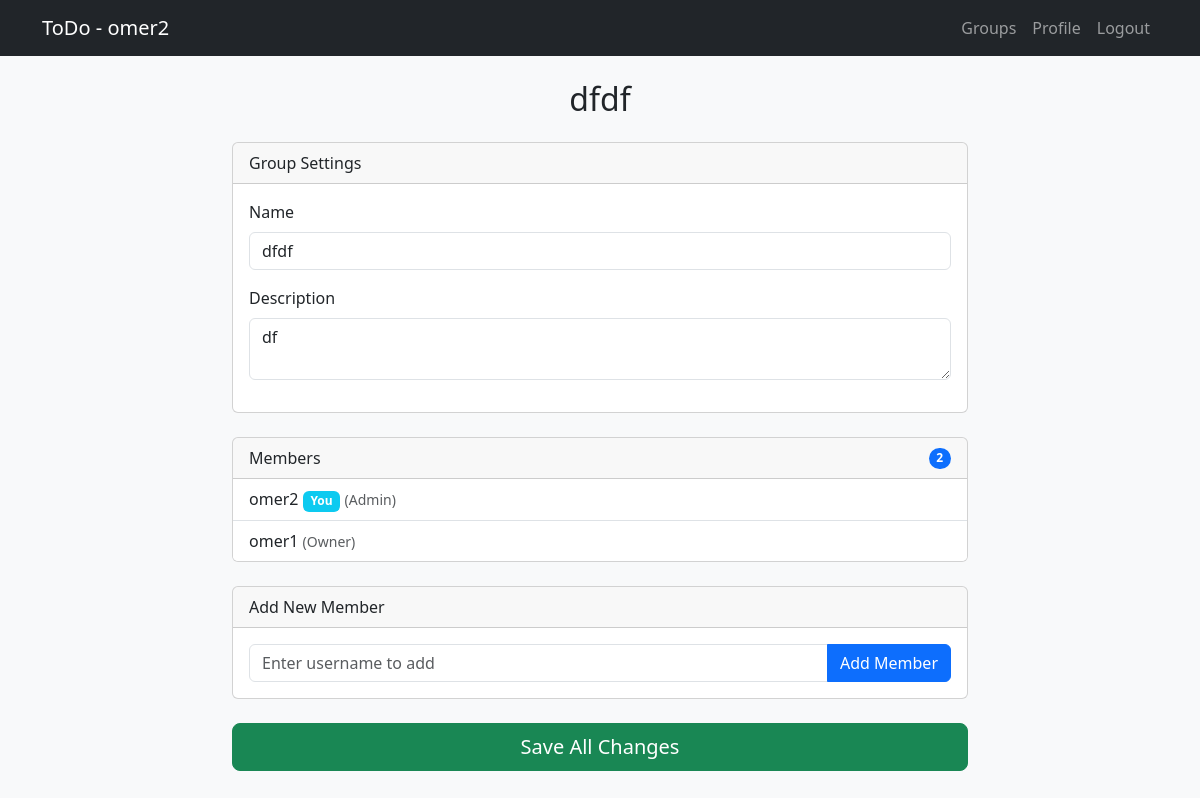
/group/1/manage (signed in), run on the app's committed database.
### app/models/user.py (models this page shows, shortened)
class User(UserMixin, db.Model):
    __tablename__ = "users"
    id = db.Column(db.Integer, primary_key=True)
    username = db.Column(db.String(12), unique=True, nullable=False)
    password_hash = db.Column(db.String(128), nullable=False)
    user_groups = db.relationship('UserGroup', back_populates='user')

### app/models/group.py (models this page shows, shortened)
class Group(db.Model):
    __tablename__ = "groups"
    id = db.Column(db.Integer, primary_key=True)
    name = db.Column(db.String(50), nullable=False)
    description = db.Column(db.Text)
    group_users = db.relationship('UserGroup', back_populates='group', cascade='all, delete-orphan')
    tasks = db.relationship('Task', backref='group', cascade='all, delete-orphan')
    def get_user_role(self, user_id: int) -> int | None:
        membership = UserGroup.query.filter_by(group_id=self.id, user_id=user_id).first()
        return membership.role if membership else None
    def is_owner(self, user_id: int) -> bool:
        return self.get_user_role(user_id) == 2
    @property
    def members(self) -> list['User | None']:
        return [ug.user for ug in self.group_users]
    @property
    def admins(self) -> list['User | None']:
        return [ug.user for ug in self.group_users if ug.role == 1]

### app/routes/groups.py (the view, shortened to what this page needs)
@groups_bp.route("/group/<int:group_id>/manage", methods=["GET", "POST"])
@login_required
def manage_single_group(group_id: int):
    group = Group.query.get(group_id)
    if not group:
        flash("Group not found", "danger")
        return redirect(url_for("groups.manage_groups"))
    if current_user not in group.members:
        flash("Access denied", "danger")
        return redirect(url_for("groups.manage_groups"))
    form = GroupEditForm(obj=group)
    members = []
    for user in group.members:
        role = "Owner" if group.is_owner(user.id) else "Admin" if user in group.admins else "Member"
        members.append({
            "id": user.id,
            "username": user.username,
            "role": role,
            "is_you": user == current_user
        }
        )
    members.sort(key=lambda x: (0 if x["is_you"] else 1 if x["role"] == "Owner" else 2, x["username"].lower()))
    members.sort(key=lambda x: (
        0 if x["is_you"] else
        1 if x['role'] == "Owner" else
        2 if x['role'] == "Admin" else 3,
        x["username"].lower()
    ))
    return render_template("groups/manage.html", form=form, group=group, members=members)

### app/forms/groups.py
class GroupEditForm(GroupForm):
    submit = SubmitField("Update Group")

### app/extensions.py (called while the page is built)
@login_manager.user_loader
def load_user(user_id):
    from app.models.user import User
    return User.query.get(user_id)

### app/templates/groups/manage.html (shortened to what this page needs)
{% extends "base.html" %}
{% block content %}
<div class="row">
    <div class="col-md-8 offset-md-2">
        <h2 class="text-center mb-4">{{ group.name }}</h2>
        <form method="POST" action="{{ url_for('groups.manage_single_group', group_id=group.id) }}">
            <div class="card mb-4">
                <div class="card-header">Group Settings</div>
                <div class="card-body">
                    <div class="mb-3">
                        {{ form.name.label(class="form-label") }}
                        {{ form.name(class="form-control", readonly=not (group.is_owner(current_user.id) or current_user in group.admins)) }}
                    </div>
                    <div class="mb-3">
                        {{ form.description.label(class="form-label") }}
                        {{ form.description(class="form-control",
                                          readonly=not (group.is_owner(current_user.id) or current_user in group.admins)) }}
                    </div>
                </div>
            </div>
            <div class="card mb-4">
                <div class="card-header d-flex justify-content-between align-items-center">
                    <span>Members</span>
                    <span class="badge bg-primary rounded-pill">{{ members|length }}</span>
                </div>
                <ul class="list-group list-group-flush">
                    {% for member in members %}
                        <li class="list-group-item d-flex justify-content-between align-items-center">
                            <div>
                                {{ member.username }}
                                {% if member.is_you %}
                                    <span class="badge bg-info">You</span>
                                {% endif %}
                                <small class="text-muted">({{ member.role }})</small>
                            </div>
                        </li>
                    {% endfor %}
                </ul>
            </div>
            <div class="card mb-4">
                <div class="card-header">Add New Member</div>
                <div class="card-body">
                    <div class="input-group">
                        <input type="text" class="form-control"
                           id="newMemberUsername"
                           name="new_member_username"
                           placeholder="Enter username to add"
                           aria-label="Username to add">
                        <button type="submit" class="btn btn-primary">
                            Add Member
                        </button>
                    </div>
                </div>
            </div>
            <div class="d-grid">
                <button type="submit" class="btn btn-success btn-lg">
                    Save All Changes
                </button>
            </div>
        </form>
    </div>
</div>
{% endblock %}

### app/templates/base.html (shortened to what this page needs)
<!DOCTYPE html>
<html lang="en">
<head>
    <link href="https://cdn.jsdelivr.net/npm/bootstrap@5.3.0/dist/css/bootstrap.min.css" rel="stylesheet">
</head>
<body class="bg-light">
    <nav class="navbar navbar-expand-lg navbar-dark bg-dark">
        <div class="container">
            <a class="navbar-brand" href="{{ url_for('index.home') }}">
                ToDo{% if current_user.is_authenticated %} - {{ current_user.username }}{% endif %}
            </a>
            <div class="collapse navbar-collapse" id="navbarNav">
                <ul class="navbar-nav ms-auto">
                    {% if current_user.is_authenticated %}
                        <li class="nav-item"><a class="nav-link" href="{{ url_for('groups.manage_groups') }}">Groups</a></li>
                        <li class="nav-item"><a class="nav-link" href="{{ url_for('profile.manage_profile') }}">Profile</a></li>
                        <li class="nav-item"><a class="nav-link" href="{{ url_for('auth.logout') }}">Logout</a></li>
                    {% else %}
                        <li class="nav-item"><a class="nav-link" href="{{ url_for('auth.login') }}">Login</a></li>
                        <li class="nav-item"><a class="nav-link" href="{{ url_for('auth.register') }}">Register</a></li>
                    {% endif %}
                </ul>
            </div>
        </div>
    </nav>
    <div class="container mt-4">
        {% block content %}{% endblock %}
    </div>
</body>
</html>

### data on the page
User: username "omer2", shows "You", role "Admin"
Group: name "dfdf", description "df"
User: username "omer1", role "Owner"

### other printed values
{{ members|length }} "2"
